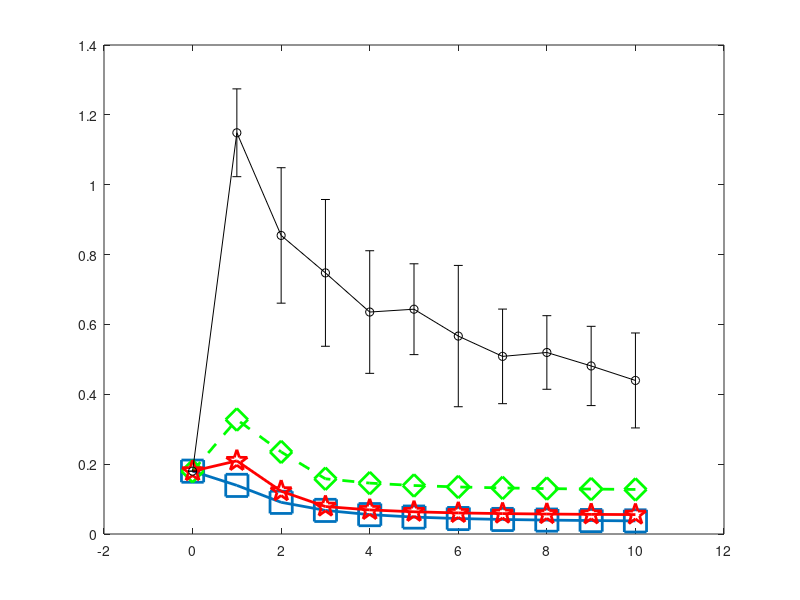

The MATLAB script that drew this image: (Note: this script raises an error after producing the figure.)
clear all;close all;

comp = [0.179919282	0.112151858	0.067492497	0.043052455	0.031010132	0.02407839	0.019926313	0.017389092	0.015569729	0.014309472	0.013384862
0.179919282	0.128287452	0.072054489	0.038970913	0.024392982	0.018074945	0.014239462	0.011738689	0.01009105	0.008956038	0.008041352
0.179919282	0.098489442	0.057737682	0.034436584	0.022876661	0.016234447	0.012245808	0.009660947	0.00796161	0.006743228	0.005816124
];

comp2 = [0.179919282	0.139193886	0.090703017	0.067596868	0.055439302	0.048470745	0.044292196	0.041622809	0.03983225	0.038530488	0.037532158
0.179919282	0.327652375	0.234996008	0.158039219	0.145709982	0.138808904	0.134652449	0.131914024	0.130009993	0.128656452	0.127581345
0.179919282	0.209469993	0.122612643	0.078621397	0.069000576	0.063575884	0.06032789	0.058430999	0.057141818	0.056207794	0.05556632
];
comp3 = [0.179919282	1.026011557	0.685122752	1.003606197	0.929174234	0.820101601	0.698668633	0.496119092	0.417602778	0.566696994	0.439735571
];

comp = [0.179919282	0.274000641	0.341709108	0.321169274	0.35964163	0.22699801	0.191709837	0.189772126	0.188387062	0.187472174	0.186733606
0.179919282	0.156451867	0.100414074	0.077348173	0.068434293	0.064547694	0.063128322	0.060863267	0.059391989	0.058324609	0.057604721
0.179919282	0.099731186	0.063402162	0.040151873	0.028237542	0.021538216	0.017461222	0.014940563	0.013192255	0.011946211	0.011049
];

% 
% 
% comp = [0.179919282	0.443459623	0.292742999	0.233375098	0.228326735	0.244712108	0.254597582	0.261975656	0.267882775	0.271767932
% 0.179919282	0.181269471	0.142279152	0.120289616	0.107621729	0.100683222	0.096332814	0.093130671	0.091960885	0.088777745
% ];

% h00 = figure('position',[100 100 600 600],'Color',[1 1 1]);
% plot(0:size(comp,2)-1,comp(1,:),'s--');hold on;
% plot(0:size(comp,2)-1,comp(2,:),'r*-');hold on;
% legend('k=1','k=10');
% xlabel('time step');
% ylabel('K-L divergence');
% set(gca,'FontSize',14);
% 
% 

% 'g',x,y2,'b--o',x,y3,'c*'
data = [0.179919282	1.026011557	0.685122752	1.003606197	0.929174234	0.820101601	0.698668633	0.496119092	0.417602778	0.566696994	0.439735571
0.179919282	1.197272701	0.944256589	0.679281124	0.438971888	0.524612586	0.427606839	0.696841368	0.406712481	0.600945785	0.350993302
0.179919282	1.030789023	0.666258362	0.44690034	0.585197111	0.737167384	0.25900755	0.358167038	0.610275803	0.403104869	0.318538762
0.179919282	1.212355223	0.756382924	0.636802573	0.490318901	0.477710991	0.477280263	0.366937222	0.495213793	0.520604785	0.504805475
0.179919282	1.230472381	1.208349159	0.899799762	0.699656129	0.761491868	0.601073419	0.468849113	0.613019407	0.617871348	0.724165597
0.179919282	1.140620072	0.957651822	0.904880534	0.526281076	0.719995035	0.855302367	0.403190434	0.389304962	0.428353106	0.303099154
0.179919282	1.359039003	0.954276508	0.49915692	0.564225054	0.574777692	0.434998596	0.679899106	0.649228122	0.293015434	0.476259031
0.179919282	0.993082807	0.665935675	0.910305994	0.850015602	0.532805026	0.779348679	0.598288517	0.576275913	0.41835204	0.399258563
];
h00 = figure('position',[100 100 600 600],'Color',[1 1 1]);
% plot(0:size(comp,2)-1,comp(1,:),'s-','MarkerSize',16,'LineWidth',2);hold on;
% plot(0:size(comp,2)-1,comp(2,:),'g--d','MarkerSize',16,'LineWidth',2);hold on;
% plot(0:size(comp,2)-1,comp(3,:),'rp-','MarkerSize',16,'LineWidth',2);hold on;
% h01 = figure('position',[100 100 600 600],'Color',[1 1 1]);
plot(0:size(comp2,2)-1,comp2(1,:),'s-','MarkerSize',16,'LineWidth',2);hold on;
plot(0:size(comp2,2)-1,comp2(2,:),'g--d','MarkerSize',16,'LineWidth',2);hold on;
plot(0:size(comp2,2)-1,comp2(3,:),'rp-','MarkerSize',16,'LineWidth',2);hold on;
% plot(0:size(comp3,2)-1,comp3(1,:),'ok-','MarkerSize',16,'LineWidth',2);hold on;
errorbar(0:10,mean(data),std(data),'ok-','MarkerSize',16,'LineWidth',2)

% legend('k=1(r_{eff}=\infty)','k=2(r_{eff}=\infty)','k=10(r_{eff}=\infty)');
legend('k=1(r_{eff}=0.2)','k=2(r_{eff}=0.2)','k=10(r_{eff}=0.2)','100 random walks(r_{eff}=0.2)');hold on;
xlabel('time step');
ylabel('K-L divergence');
set(gca,'FontSize',20,'LineWidth',2);
% axis([0 10 0 0.1])